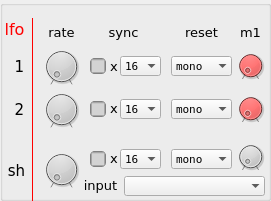
   <widget class="QGroupBox" name="lfo_group">
    <property name="geometry">
     <rect>
      <x>400</x>
      <y>390</y>
      <width>271</width>
      <height>201</height>
     </rect>
    </property>
    <property name="title">
     <string/>
    </property>
    <widget class="QLabel" name="label_sh_input">
     <property name="geometry">
      <rect>
       <x>80</x>
       <y>175</y>
       <width>41</width>
       <height>21</height>
      </rect>
     </property>
     <property name="font">
      <font>
       <family>DejaVu Sans</family>
       <pointsize>10</pointsize>
       <weight>50</weight>
       <bold>false</bold>
      </font>
     </property>
     <property name="styleSheet">
      <string notr="true"/>
     </property>
     <property name="text">
      <string>input</string>
     </property>
     <property name="alignment">
      <set>Qt::AlignCenter</set>
     </property>
    </widget>
    <widget class="QComboBox" name="lfo_2_synced_rate">
     <property name="geometry">
      <rect>
       <x>120</x>
       <y>99</y>
       <width>41</width>
       <height>20</height>
      </rect>
     </property>
     <property name="font">
      <font>
       <family>DejaVu Sans Mono</family>
       <pointsize>8</pointsize>
      </font>
     </property>
     <property name="acceptDrops">
      <bool>false</bool>
     </property>
     <property name="toolTip">
      <string>&lt;html&gt;&lt;head/&gt;&lt;body&gt;&lt;p&gt;sync route&lt;/p&gt;&lt;/body&gt;&lt;/html&gt;</string>
     </property>
     <property name="currentIndex">
      <number>0</number>
     </property>
     <property name="iconSize">
      <size>
       <width>8</width>
       <height>16</height>
      </size>
     </property>
     <property name="duplicatesEnabled">
      <bool>false</bool>
     </property>
     <property name="frame">
      <bool>false</bool>
     </property>
     <item>
      <property name="text">
       <string>16</string>
      </property>
     </item>
     <item>
      <property name="text">
       <string>12</string>
      </property>
     </item>
     <item>
      <property name="text">
       <string>10 2/3</string>
      </property>
     </item>
     <item>
      <property name="text">
       <string>8</string>
      </property>
     </item>
     <item>
      <property name="text">
       <string>6</string>
      </property>
     </item>
     <item>
      <property name="text">
       <string>5 1/3</string>
      </property>
     </item>
     <item>
      <property name="text">
       <string>4</string>
      </property>
     </item>
     <item>
      <property name="text">
       <string>3</string>
      </property>
     </item>
     <item>
      <property name="text">
       <string>2 2/3</string>
      </property>
     </item>
     <item>
      <property name="text">
       <string>2</string>
      </property>
     </item>
     <item>
      <property name="text">
       <string>1 1/2</string>
      </property>
     </item>
     <item>
      <property name="text">
       <string>1 1/3</string>
      </property>
     </item>
     <item>
      <property name="text">
       <string>1</string>
      </property>
     </item>
     <item>
      <property name="text">
       <string>3/4</string>
      </property>
     </item>
     <item>
      <property name="text">
       <string>2/3</string>
      </property>
     </item>
     <item>
      <property name="text">
       <string>1/2</string>
      </property>
     </item>
     <item>
      <property name="text">
       <string>3/8</string>
      </property>
     </item>
     <item>
      <property name="text">
       <string>1/3</string>
      </property>
     </item>
     <item>
      <property name="text">
       <string>1/4</string>
      </property>
     </item>
     <item>
      <property name="text">
       <string>3/16</string>
      </property>
     </item>
     <item>
      <property name="text">
       <string>1/6</string>
      </property>
     </item>
     <item>
      <property name="text">
       <string>1/8</string>
      </property>
     </item>
     <item>
      <property name="text">
       <string>3/32</string>
      </property>
     </item>
     <item>
      <property name="text">
       <string>1/12</string>
      </property>
     </item>
     <item>
      <property name="text">
       <string>1/16</string>
      </property>
     </item>
    </widget>
    <widget class="QCheckBox" name="sh_tempo">
     <property name="geometry">
      <rect>
       <x>90</x>
       <y>151</y>
       <width>16</width>
       <height>16</height>
      </rect>
     </property>
     <property name="toolTip">
      <string/>
     </property>
     <property name="styleSheet">
      <string notr="true">background-color: lightgrey;
border-style: solid;
border-color: grey;
width:8px;
height: 8px;
border-width: 1px;
border-radius: 4px;

</string>
     </property>
     <property name="text">
      <string/>
     </property>
     <property name="iconSize">
      <size>
       <width>8</width>
       <height>8</height>
      </size>
     </property>
     <property name="checkable">
      <bool>true</bool>
     </property>
     <property name="checked">
      <bool>false</bool>
     </property>
     <property name="autoRepeat">
      <bool>false</bool>
     </property>
     <property name="tristate">
      <bool>false</bool>
     </property>
    </widget>
    <widget class="QComboBox" name="sh_input">
     <property name="geometry">
      <rect>
       <x>124</x>
       <y>176</y>
       <width>141</width>
       <height>20</height>
      </rect>
     </property>
     <property name="font">
      <font>
       <family>DejaVu Sans Mono</family>
       <pointsize>8</pointsize>
      </font>
     </property>
     <property name="acceptDrops">
      <bool>false</bool>
     </property>
     <property name="toolTip">
      <string>&lt;html&gt;&lt;head/&gt;&lt;body&gt;&lt;p&gt;sync route&lt;/p&gt;&lt;/body&gt;&lt;/html&gt;</string>
     </property>
     <property name="iconSize">
      <size>
       <width>8</width>
       <height>16</height>
      </size>
     </property>
     <property name="duplicatesEnabled">
      <bool>false</bool>
     </property>
     <property name="frame">
      <bool>false</bool>
     </property>
    </widget>
    <widget class="QLabel" name="label_lfo_rate">
     <property name="geometry">
      <rect>
       <x>41</x>
       <y>22</y>
       <width>41</width>
       <height>21</height>
      </rect>
     </property>
     <property name="font">
      <font>
       <family>DejaVu Sans</family>
       <pointsize>10</pointsize>
       <weight>50</weight>
       <bold>false</bold>
      </font>
     </property>
     <property name="styleSheet">
      <string notr="true"/>
     </property>
     <property name="text">
      <string>rate</string>
     </property>
     <property name="alignment">
      <set>Qt::AlignCenter</set>
     </property>
    </widget>
    <widget class="QComboBox" name="lfo_1_reset">
     <property name="geometry">
      <rect>
       <x>171</x>
       <y>56</y>
       <width>61</width>
       <height>20</height>
      </rect>
     </property>
     <property name="font">
      <font>
       <family>DejaVu Sans Mono</family>
       <pointsize>8</pointsize>
      </font>
     </property>
     <property name="acceptDrops">
      <bool>false</bool>
     </property>
     <property name="toolTip">
      <string>&lt;html&gt;&lt;head/&gt;&lt;body&gt;&lt;p&gt;sync route&lt;/p&gt;&lt;/body&gt;&lt;/html&gt;</string>
     </property>
     <property name="iconSize">
      <size>
       <width>8</width>
       <height>16</height>
      </size>
     </property>
     <property name="duplicatesEnabled">
      <bool>false</bool>
     </property>
     <property name="frame">
      <bool>false</bool>
     </property>
     <item>
      <property name="text">
       <string>mono</string>
      </property>
     </item>
     <item>
      <property name="text">
       <string>poly</string>
      </property>
     </item>
     <item>
      <property name="text">
       <string>key mono</string>
      </property>
     </item>
     <item>
      <property name="text">
       <string>key poly</string>
      </property>
     </item>
     <item>
      <property name="text">
       <string>arp mono</string>
      </property>
     </item>
    </widget>
    <widget class="QCheckBox" name="lfo_2_tempo_sync">
     <property name="geometry">
      <rect>
       <x>90</x>
       <y>101</y>
       <width>16</width>
       <height>16</height>
      </rect>
     </property>
     <property name="toolTip">
      <string/>
     </property>
     <property name="styleSheet">
      <string notr="true">background-color: lightgrey;
border-style: solid;
border-color: grey;
width:8px;
height: 8px;
border-width: 1px;
border-radius: 4px;

</string>
     </property>
     <property name="text">
      <string/>
     </property>
     <property name="iconSize">
      <size>
       <width>8</width>
       <height>8</height>
      </size>
     </property>
     <property name="checkable">
      <bool>true</bool>
     </property>
     <property name="checked">
      <bool>false</bool>
     </property>
     <property name="autoRepeat">
      <bool>false</bool>
     </property>
     <property name="tristate">
      <bool>false</bool>
     </property>
    </widget>
    <widget class="QDial" name="lfo_2_rate">
     <property name="enabled">
      <bool>true</bool>
     </property>
     <property name="geometry">
      <rect>
       <x>41</x>
       <y>89</y>
       <width>41</width>
       <height>41</height>
      </rect>
     </property>
     <property name="toolTip">
      <string/>
     </property>
     <property name="styleSheet">
      <string notr="true">background-color:lightgrey</string>
     </property>
     <property name="minimum">
      <number>10</number>
     </property>
     <property name="maximum">
      <number>1000000</number>
     </property>
     <property name="singleStep">
      <number>1</number>
     </property>
     <property name="pageStep">
      <number>10</number>
     </property>
     <property name="value">
      <number>10</number>
     </property>
     <property name="notchTarget">
      <double>1000.000000000000000</double>
     </property>
     <property name="notchesVisible">
      <bool>true</bool>
     </property>
    </widget>
    <widget class="QComboBox" name="lfo_1_synced_rate">
     <property name="geometry">
      <rect>
       <x>120</x>
       <y>56</y>
       <width>41</width>
       <height>20</height>
      </rect>
     </property>
     <property name="font">
      <font>
       <family>DejaVu Sans Mono</family>
       <pointsize>8</pointsize>
      </font>
     </property>
     <property name="acceptDrops">
      <bool>false</bool>
     </property>
     <property name="toolTip">
      <string>&lt;html&gt;&lt;head/&gt;&lt;body&gt;&lt;p&gt;sync route&lt;/p&gt;&lt;/body&gt;&lt;/html&gt;</string>
     </property>
     <property name="currentIndex">
      <number>0</number>
     </property>
     <property name="iconSize">
      <size>
       <width>8</width>
       <height>16</height>
      </size>
     </property>
     <property name="duplicatesEnabled">
      <bool>false</bool>
     </property>
     <property name="frame">
      <bool>false</bool>
     </property>
     <item>
      <property name="text">
       <string>16</string>
      </property>
     </item>
     <item>
      <property name="text">
       <string>12</string>
      </property>
     </item>
     <item>
      <property name="text">
       <string>10 2/3</string>
      </property>
     </item>
     <item>
      <property name="text">
       <string>8</string>
      </property>
     </item>
     <item>
      <property name="text">
       <string>6</string>
      </property>
     </item>
     <item>
      <property name="text">
       <string>5 1/3</string>
      </property>
     </item>
     <item>
      <property name="text">
       <string>4</string>
      </property>
     </item>
     <item>
      <property name="text">
       <string>3</string>
      </property>
     </item>
     <item>
      <property name="text">
       <string>2 2/3</string>
      </property>
     </item>
     <item>
      <property name="text">
       <string>2</string>
      </property>
     </item>
     <item>
      <property name="text">
       <string>1 1/2</string>
      </property>
     </item>
     <item>
      <property name="text">
       <string>1 1/3</string>
      </property>
     </item>
     <item>
      <property name="text">
       <string>1</string>
      </property>
     </item>
     <item>
      <property name="text">
       <string>3/4</string>
      </property>
     </item>
     <item>
      <property name="text">
       <string>2/3</string>
      </property>
     </item>
     <item>
      <property name="text">
       <string>1/2</string>
      </property>
     </item>
     <item>
      <property name="text">
       <string>3/8</string>
      </property>
     </item>
     <item>
      <property name="text">
       <string>1/3</string>
      </property>
     </item>
     <item>
      <property name="text">
       <string>1/4</string>
      </property>
     </item>
     <item>
      <property name="text">
       <string>3/16</string>
      </property>
     </item>
     <item>
      <property name="text">
       <string>1/6</string>
      </property>
     </item>
     <item>
      <property name="text">
       <string>1/8</string>
      </property>
     </item>
     <item>
      <property name="text">
       <string>3/32</string>
      </property>
     </item>
     <item>
      <property name="text">
       <string>1/12</string>
      </property>
     </item>
     <item>
      <property name="text">
       <string>1/16</string>
      </property>
     </item>
    </widget>
    <widget class="Line" name="line_14">
     <property name="geometry">
      <rect>
       <x>22</x>
       <y>18</y>
       <width>21</width>
       <height>191</height>
      </rect>
     </property>
     <property name="styleSheet">
      <string notr="true">color: red;
width: 2px;
</string>
     </property>
     <property name="frameShadow">
      <enum>QFrame::Plain</enum>
     </property>
     <property name="orientation">
      <enum>Qt::Vertical</enum>
     </property>
    </widget>
    <widget class="QLabel" name="lfo_2_label">
     <property name="geometry">
      <rect>
       <x>9</x>
       <y>99</y>
       <width>21</width>
       <height>21</height>
      </rect>
     </property>
     <property name="font">
      <font>
       <family>DejaVu Sans</family>
       <pointsize>11</pointsize>
       <weight>50</weight>
       <bold>false</bold>
      </font>
     </property>
     <property name="styleSheet">
      <string notr="true"/>
     </property>
     <property name="text">
      <string>2</string>
     </property>
     <property name="alignment">
      <set>Qt::AlignCenter</set>
     </property>
    </widget>
    <widget class="QDial" name="lfo_1_rate">
     <property name="enabled">
      <bool>true</bool>
     </property>
     <property name="geometry">
      <rect>
       <x>41</x>
       <y>46</y>
       <width>41</width>
       <height>41</height>
      </rect>
     </property>
     <property name="toolTip">
      <string/>
     </property>
     <property name="styleSheet">
      <string notr="true">background-color:lightgrey</string>
     </property>
     <property name="minimum">
      <number>10</number>
     </property>
     <property name="maximum">
      <number>1000000</number>
     </property>
     <property name="singleStep">
      <number>1</number>
     </property>
     <property name="pageStep">
      <number>10</number>
     </property>
     <property name="value">
      <number>10</number>
     </property>
     <property name="notchTarget">
      <double>1000.000000000000000</double>
     </property>
     <property name="notchesVisible">
      <bool>true</bool>
     </property>
    </widget>
    <widget class="QCheckBox" name="lfo_1_tempo_sync">
     <property name="geometry">
      <rect>
       <x>90</x>
       <y>58</y>
       <width>16</width>
       <height>16</height>
      </rect>
     </property>
     <property name="toolTip">
      <string/>
     </property>
     <property name="styleSheet">
      <string notr="true">background-color: lightgrey;
border-style: solid;
border-color: grey;
width:8px;
height: 8px;
border-width: 1px;
border-radius: 4px;

</string>
     </property>
     <property name="text">
      <string/>
     </property>
     <property name="iconSize">
      <size>
       <width>8</width>
       <height>8</height>
      </size>
     </property>
     <property name="checkable">
      <bool>true</bool>
     </property>
     <property name="checked">
      <bool>false</bool>
     </property>
     <property name="autoRepeat">
      <bool>false</bool>
     </property>
     <property name="tristate">
      <bool>false</bool>
     </property>
    </widget>
    <widget class="QLabel" name="label_lfos">
     <property name="geometry">
      <rect>
       <x>-6</x>
       <y>14</y>
       <width>41</width>
       <height>31</height>
      </rect>
     </property>
     <property name="font">
      <font>
       <family>DejaVu Sans</family>
       <pointsize>12</pointsize>
       <weight>50</weight>
       <bold>false</bold>
      </font>
     </property>
     <property name="styleSheet">
      <string notr="true">color: red</string>
     </property>
     <property name="text">
      <string>lfo</string>
     </property>
     <property name="alignment">
      <set>Qt::AlignCenter</set>
     </property>
    </widget>
    <widget class="QComboBox" name="sh_synced_rate">
     <property name="geometry">
      <rect>
       <x>120</x>
       <y>149</y>
       <width>41</width>
       <height>20</height>
      </rect>
     </property>
     <property name="font">
      <font>
       <family>DejaVu Sans Mono</family>
       <pointsize>8</pointsize>
      </font>
     </property>
     <property name="acceptDrops">
      <bool>false</bool>
     </property>
     <property name="toolTip">
      <string>&lt;html&gt;&lt;head/&gt;&lt;body&gt;&lt;p&gt;sync route&lt;/p&gt;&lt;/body&gt;&lt;/html&gt;</string>
     </property>
     <property name="currentIndex">
      <number>0</number>
     </property>
     <property name="iconSize">
      <size>
       <width>8</width>
       <height>16</height>
      </size>
     </property>
     <property name="duplicatesEnabled">
      <bool>false</bool>
     </property>
     <property name="frame">
      <bool>false</bool>
     </property>
     <item>
      <property name="text">
       <string>16</string>
      </property>
     </item>
     <item>
      <property name="text">
       <string>12</string>
      </property>
     </item>
     <item>
      <property name="text">
       <string>10 2/3</string>
      </property>
     </item>
     <item>
      <property name="text">
       <string>8</string>
      </property>
     </item>
     <item>
      <property name="text">
       <string>6</string>
      </property>
     </item>
     <item>
      <property name="text">
       <string>5 1/3</string>
      </property>
     </item>
     <item>
      <property name="text">
       <string>4</string>
      </property>
     </item>
     <item>
      <property name="text">
       <string>3</string>
      </property>
     </item>
     <item>
      <property name="text">
       <string>2 2/3</string>
      </property>
     </item>
     <item>
      <property name="text">
       <string>2</string>
      </property>
     </item>
     <item>
      <property name="text">
       <string>1 1/2</string>
      </property>
     </item>
     <item>
      <property name="text">
       <string>1 1/3</string>
      </property>
     </item>
     <item>
      <property name="text">
       <string>1</string>
      </property>
     </item>
     <item>
      <property name="text">
       <string>3/4</string>
      </property>
     </item>
     <item>
      <property name="text">
       <string>2/3</string>
      </property>
     </item>
     <item>
      <property name="text">
       <string>1/2</string>
      </property>
     </item>
     <item>
      <property name="text">
       <string>3/8</string>
      </property>
     </item>
     <item>
      <property name="text">
       <string>1/3</string>
      </property>
     </item>
     <item>
      <property name="text">
       <string>1/4</string>
      </property>
     </item>
     <item>
      <property name="text">
       <string>3/16</string>
      </property>
     </item>
     <item>
      <property name="text">
       <string>1/6</string>
      </property>
     </item>
     <item>
      <property name="text">
       <string>1/8</string>
      </property>
     </item>
     <item>
      <property name="text">
       <string>3/32</string>
      </property>
     </item>
     <item>
      <property name="text">
       <string>1/12</string>
      </property>
     </item>
     <item>
      <property name="text">
       <string>1/16</string>
      </property>
     </item>
    </widget>
    <widget class="QComboBox" name="lfo_2_reset">
     <property name="geometry">
      <rect>
       <x>171</x>
       <y>99</y>
       <width>61</width>
       <height>20</height>
      </rect>
     </property>
     <property name="font">
      <font>
       <family>DejaVu Sans Mono</family>
       <pointsize>8</pointsize>
      </font>
     </property>
     <property name="acceptDrops">
      <bool>false</bool>
     </property>
     <property name="toolTip">
      <string>&lt;html&gt;&lt;head/&gt;&lt;body&gt;&lt;p&gt;sync route&lt;/p&gt;&lt;/body&gt;&lt;/html&gt;</string>
     </property>
     <property name="iconSize">
      <size>
       <width>8</width>
       <height>16</height>
      </size>
     </property>
     <property name="duplicatesEnabled">
      <bool>false</bool>
     </property>
     <property name="frame">
      <bool>false</bool>
     </property>
     <item>
      <property name="text">
       <string>mono</string>
      </property>
     </item>
     <item>
      <property name="text">
       <string>poly</string>
      </property>
     </item>
     <item>
      <property name="text">
       <string>key mono</string>
      </property>
     </item>
     <item>
      <property name="text">
       <string>key poly</string>
      </property>
     </item>
     <item>
      <property name="text">
       <string>arp mono</string>
      </property>
     </item>
    </widget>
    <widget class="QLabel" name="sh_label">
     <property name="geometry">
      <rect>
       <x>1</x>
       <y>160</y>
       <width>31</width>
       <height>21</height>
      </rect>
     </property>
     <property name="font">
      <font>
       <family>DejaVu Sans</family>
       <pointsize>11</pointsize>
       <weight>50</weight>
       <bold>false</bold>
      </font>
     </property>
     <property name="styleSheet">
      <string notr="true"/>
     </property>
     <property name="text">
      <string>sh</string>
     </property>
     <property name="alignment">
      <set>Qt::AlignCenter</set>
     </property>
    </widget>
    <widget class="QLabel" name="label_lfo_reset">
     <property name="geometry">
      <rect>
       <x>171</x>
       <y>22</y>
       <width>61</width>
       <height>21</height>
      </rect>
     </property>
     <property name="font">
      <font>
       <family>DejaVu Sans</family>
       <pointsize>10</pointsize>
       <weight>50</weight>
       <bold>false</bold>
      </font>
     </property>
     <property name="styleSheet">
      <string notr="true"/>
     </property>
     <property name="text">
      <string>reset</string>
     </property>
     <property name="alignment">
      <set>Qt::AlignCenter</set>
     </property>
    </widget>
    <widget class="QLabel" name="label_lfo_to_m1">
     <property name="geometry">
      <rect>
       <x>235</x>
       <y>22</y>
       <width>31</width>
       <height>21</height>
      </rect>
     </property>
     <property name="font">
      <font>
       <family>DejaVu Sans</family>
       <pointsize>10</pointsize>
       <weight>50</weight>
       <bold>false</bold>
      </font>
     </property>
     <property name="styleSheet">
      <string notr="true"/>
     </property>
     <property name="text">
      <string>m1</string>
     </property>
     <property name="alignment">
      <set>Qt::AlignCenter</set>
     </property>
    </widget>
    <widget class="QDial" name="sh_rate">
     <property name="enabled">
      <bool>true</bool>
     </property>
     <property name="geometry">
      <rect>
       <x>41</x>
       <y>149</y>
       <width>41</width>
       <height>41</height>
      </rect>
     </property>
     <property name="toolTip">
      <string/>
     </property>
     <property name="styleSheet">
      <string notr="true">background-color:lightgrey</string>
     </property>
     <property name="minimum">
      <number>10</number>
     </property>
     <property name="maximum">
      <number>1000000</number>
     </property>
     <property name="singleStep">
      <number>1</number>
     </property>
     <property name="pageStep">
      <number>10</number>
     </property>
     <property name="value">
      <number>10</number>
     </property>
     <property name="notchTarget">
      <double>1000.000000000000000</double>
     </property>
     <property name="notchesVisible">
      <bool>true</bool>
     </property>
    </widget>
    <widget class="QLabel" name="label_lfo_sync">
     <property name="geometry">
      <rect>
       <x>83</x>
       <y>22</y>
       <width>81</width>
       <height>21</height>
      </rect>
     </property>
     <property name="font">
      <font>
       <family>DejaVu Sans</family>
       <pointsize>10</pointsize>
       <weight>50</weight>
       <bold>false</bold>
      </font>
     </property>
     <property name="styleSheet">
      <string notr="true"/>
     </property>
     <property name="text">
      <string>sync</string>
     </property>
     <property name="alignment">
      <set>Qt::AlignCenter</set>
     </property>
    </widget>
    <widget class="QLabel" name="lfo_1_label">
     <property name="geometry">
      <rect>
       <x>9</x>
       <y>56</y>
       <width>21</width>
       <height>21</height>
      </rect>
     </property>
     <property name="font">
      <font>
       <family>DejaVu Sans</family>
       <pointsize>11</pointsize>
       <weight>50</weight>
       <bold>false</bold>
      </font>
     </property>
     <property name="styleSheet">
      <string notr="true"/>
     </property>
     <property name="text">
      <string>1</string>
     </property>
     <property name="alignment">
      <set>Qt::AlignCenter</set>
     </property>
    </widget>
    <widget class="QDial" name="lfo_1_mod_wheel_1">
     <property name="enabled">
      <bool>true</bool>
     </property>
     <property name="geometry">
      <rect>
       <x>235</x>
       <y>45</y>
       <width>31</width>
       <height>41</height>
      </rect>
     </property>
     <property name="toolTip">
      <string/>
     </property>
     <property name="styleSheet">
      <string notr="true">background-color:red</string>
     </property>
     <property name="minimum">
      <number>0</number>
     </property>
     <property name="maximum">
      <number>100</number>
     </property>
     <property name="singleStep">
      <number>1</number>
     </property>
     <property name="pageStep">
      <number>10</number>
     </property>
     <property name="value">
      <number>0</number>
     </property>
     <property name="notchTarget">
      <double>100.000000000000000</double>
     </property>
     <property name="notchesVisible">
      <bool>true</bool>
     </property>
    </widget>
    <widget class="QDial" name="lfo_2_mod_wheel_1">
     <property name="enabled">
      <bool>true</bool>
     </property>
     <property name="geometry">
      <rect>
       <x>235</x>
       <y>88</y>
       <width>31</width>
       <height>41</height>
      </rect>
     </property>
     <property name="toolTip">
      <string/>
     </property>
     <property name="styleSheet">
      <string notr="true">background-color:red</string>
     </property>
     <property name="minimum">
      <number>0</number>
     </property>
     <property name="maximum">
      <number>100</number>
     </property>
     <property name="singleStep">
      <number>1</number>
     </property>
     <property name="pageStep">
      <number>10</number>
     </property>
     <property name="value">
      <number>0</number>
     </property>
     <property name="notchTarget">
      <double>100.000000000000000</double>
     </property>
     <property name="notchesVisible">
      <bool>true</bool>
     </property>
    </widget>
    <widget class="QDial" name="sh_smoothing">
     <property name="enabled">
      <bool>true</bool>
     </property>
     <property name="geometry">
      <rect>
       <x>235</x>
       <y>141</y>
       <width>31</width>
       <height>31</height>
      </rect>
     </property>
     <property name="toolTip">
      <string/>
     </property>
     <property name="styleSheet">
      <string notr="true">background-color:lightgrey</string>
     </property>
     <property name="minimum">
      <number>0</number>
     </property>
     <property name="maximum">
      <number>100</number>
     </property>
     <property name="singleStep">
      <number>1</number>
     </property>
     <property name="pageStep">
      <number>10</number>
     </property>
     <property name="value">
      <number>0</number>
     </property>
     <property name="notchTarget">
      <double>100.000000000000000</double>
     </property>
     <property name="notchesVisible">
      <bool>true</bool>
     </property>
    </widget>
    <widget class="QComboBox" name="sh_reset">
     <property name="geometry">
      <rect>
       <x>171</x>
       <y>149</y>
       <width>61</width>
       <height>20</height>
      </rect>
     </property>
     <property name="font">
      <font>
       <family>DejaVu Sans Mono</family>
       <pointsize>8</pointsize>
      </font>
     </property>
     <property name="acceptDrops">
      <bool>false</bool>
     </property>
     <property name="toolTip">
      <string>&lt;html&gt;&lt;head/&gt;&lt;body&gt;&lt;p&gt;sync route&lt;/p&gt;&lt;/body&gt;&lt;/html&gt;</string>
     </property>
     <property name="iconSize">
      <size>
       <width>8</width>
       <height>16</height>
      </size>
     </property>
     <property name="duplicatesEnabled">
      <bool>false</bool>
     </property>
     <property name="frame">
      <bool>false</bool>
     </property>
     <item>
      <property name="text">
       <string>mono</string>
      </property>
     </item>
     <item>
      <property name="text">
       <string>poly</string>
      </property>
     </item>
     <item>
      <property name="text">
       <string>key mono</string>
      </property>
     </item>
     <item>
      <property name="text">
       <string>key poly</string>
      </property>
     </item>
     <item>
      <property name="text">
       <string>arp mono</string>
      </property>
     </item>
    </widget>
    <widget class="QLabel" name="label_lfo_1_x">
     <property name="geometry">
      <rect>
       <x>106</x>
       <y>56</y>
       <width>16</width>
       <height>21</height>
      </rect>
     </property>
     <property name="font">
      <font>
       <family>DejaVu Sans</family>
       <pointsize>10</pointsize>
       <weight>50</weight>
       <bold>false</bold>
      </font>
     </property>
     <property name="styleSheet">
      <string notr="true"/>
     </property>
     <property name="text">
      <string>x</string>
     </property>
     <property name="alignment">
      <set>Qt::AlignCenter</set>
     </property>
    </widget>
    <widget class="QLabel" name="label_lfo_2_x">
     <property name="geometry">
      <rect>
       <x>106</x>
       <y>98</y>
       <width>16</width>
       <height>21</height>
      </rect>
     </property>
     <property name="font">
      <font>
       <family>DejaVu Sans</family>
       <pointsize>10</pointsize>
       <weight>50</weight>
       <bold>false</bold>
      </font>
     </property>
     <property name="styleSheet">
      <string notr="true"/>
     </property>
     <property name="text">
      <string>x</string>
     </property>
     <property name="alignment">
      <set>Qt::AlignCenter</set>
     </property>
    </widget>
    <widget class="QLabel" name="label_sh_x">
     <property name="geometry">
      <rect>
       <x>106</x>
       <y>148</y>
       <width>16</width>
       <height>21</height>
      </rect>
     </property>
     <property name="font">
      <font>
       <family>DejaVu Sans</family>
       <pointsize>10</pointsize>
       <weight>50</weight>
       <bold>false</bold>
      </font>
     </property>
     <property name="styleSheet">
      <string notr="true"/>
     </property>
     <property name="text">
      <string>x</string>
     </property>
     <property name="alignment">
      <set>Qt::AlignCenter</set>
     </property>
    </widget>
   </widget>
